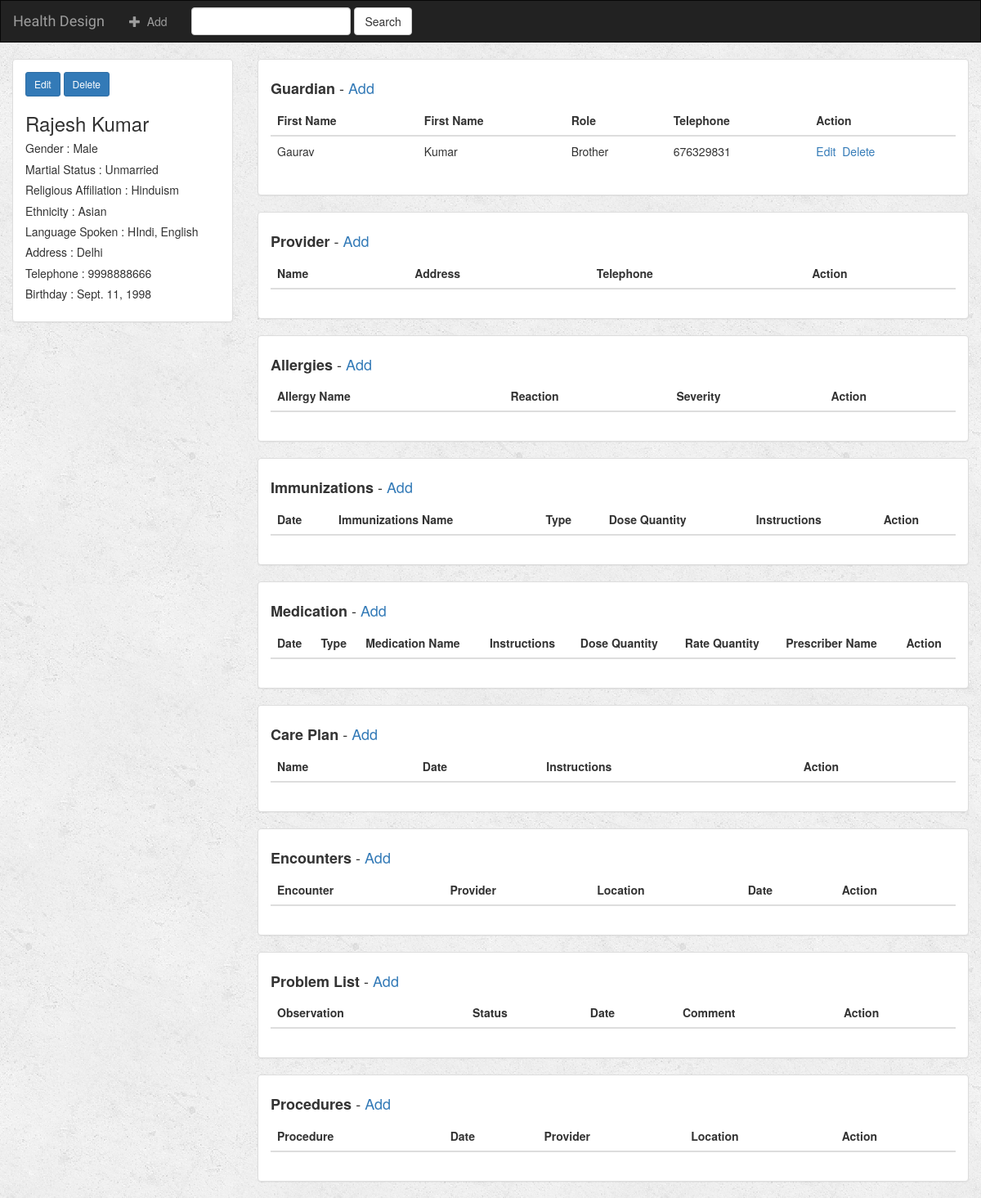
The app's page /HealthDesign/12/ with its own data.
### HealthDesign/models.py (models this page shows)
class Demographics(models.Model):
    first_name = models.CharField(max_length=30)
    last_name = models.CharField(max_length=30)
    gender = models.CharField(max_length=6)
    martial_status = models.CharField(max_length=10)
    religious_affiliation = models.CharField(max_length=10)
    ethnicity = models.CharField(max_length=30)
    language_spoken = models.CharField(max_length=50)
    address = models.CharField(max_length=100)
    telephone = models.CharField(max_length=20)
    birthday = models.DateField()

class Guardian(models.Model):
    demographics = models.ForeignKey(Demographics, on_delete=models.CASCADE)
    role = models.CharField(max_length=30)
    first_name = models.CharField(max_length=30)
    last_name = models.CharField(max_length=30)
    address = models.CharField(max_length=100)
    telephone = models.CharField(max_length=20)

### HealthDesign/views.py (the view)
# urls.py: url(r'^(?P<demographics_id>[0-9]+)/$', views.detail, name='detail'),
def detail(request, demographics_id):
    demographics = get_object_or_404(Demographics, pk=demographics_id)
    return render(request, 'HealthDesign/detail.html', {'demographics': demographics})

### HealthDesign/templates/HealthDesign/detail.html (shortened to what this page needs)
{% extends 'HealthDesign/base.html' %}
{% block body %}
<div class="container-fluid songs-container">
    <div class="row">
        <div class="col-sm-4 col-md-3">
            <div class="panel panel-default">
                <div class="panel-body">
                    <a href="{% url 'HealthDesign:demographics-update' demographics.id %}" class="btn btn-primary btn-sm" role="button">Edit</a>
                    <a href="{% url 'HealthDesign:demographics-delete' demographics.id %}" class="btn btn-primary btn-sm" role="button">Delete</a>
                    <h3>{{ demographics.first_name }} {{ demographics.last_name }}</h3>
                    <h5> Gender : {{ demographics.gender }}</h5>
                    <h5> Martial Status : {{ demographics.martial_status }}</h5>
                    <h5> Religious Affiliation : {{ demographics.religious_affiliation }}</h5>
                    <h5> Ethnicity : {{ demographics.ethnicity }}</h5>
                    <h5> Language Spoken : {{ demographics.language_spoken }}</h5>
                    <h5> Address : {{ demographics.address }}</h5>
                    <h5> Telephone : {{ demographics.telephone }}</h5>
                    <h5> Birthday : {{ demographics.birthday }}</h5>
                </div>
            </div>
        </div>
        <div class="col-sm-8 col-md-9">
            <div class="panel panel-default">
                <div class="panel-body">
                    <h4> <b>Guardian</b>  - <a href="{% url 'HealthDesign:guardian-add' demographics.id %}" >Add</a></h4>
                    <table class="table">
                        <thead>
                        <tr>
                            <th>First Name</th>
                            <th>First Name</th>
                            <th>Role</th>
                            <th>Telephone</th>
                            <th>Action</th>
                        </tr>
                        </thead>
                        <tbody>
                        {% for guardian in demographics.guardian_set.all %}
                            <tr>
                                <td>{{ guardian.first_name  }}</td>
                                <td>{{ guardian.last_name }}</td>
                                <td>{{ guardian.role }}</td>
                                <td>{{ guardian.telephone }}</td>
                                <td>
                                    <a href="{% url 'HealthDesign:guardian-update' demographics.id guardian.id %}">Edit</a>&nbsp
                                    <a href="{% url 'HealthDesign:guardian-delete' demographics.id guardian.id %}">Delete</a>
                                </td>
                            </tr>
                        {% endfor %}
                        </tbody>
                    </table>
                </div>
            </div>
            <div class="panel panel-default">
                <div class="panel-body">
                    <h4><b>Provider</b> - <a href="{% url 'HealthDesign:provider-add' demographics.id %}">Add</a></h4>
                    <table class="table">
                        <thead>
                        <tr>
                            <th>Name</th>
                            <th>Address</th>
                            <th>Telephone</th>
                            <th>Action</th>
                        </tr>
                        </thead>
                    </table>
                </div>
            </div>
            <div class="panel panel-default">
                <div class="panel-body">
                    <h4><b>Allergies</b> - <a href="{% url 'HealthDesign:allergies-add' demographics.id %}">Add</a></h4>
                    <table class="table">
                        <thead>
                        <tr>
                            <th>Allergy Name</th>
                            <th>Reaction</th>
                            <th>Severity</th>
                            <th>Action</th>
                        </tr>
                        </thead>
                    </table>
                </div>
            </div>
            <div class="panel panel-default">
                <div class="panel-body">
                    <h4> <b>Immunizations</b> - <a href="{% url 'HealthDesign:immunizations-add' demographics.id %}">Add</a></h4>
                    <table class="table">
                        <thead>
                        <tr>
                            <th>Date</th>
                            <th>Immunizations Name</th>
                            <th>Type</th>
                            <th>Dose Quantity</th>
                            <th>Instructions</th>
                            <th>Action</th>
                        </tr>
                        </thead>
                    </table>
                </div>
            </div>
            <div class="panel panel-default">
                <div class="panel-body">
                    <h4> <b>Medication</b> - <a href="{% url 'HealthDesign:medication-add' demographics.id %}">Add</a></h4>
                    <table class="table">
                        <thead>
                        <tr>
                            <th>Date</th>
                            <th>Type</th>
                            <th>Medication Name</th>
                            <th>Instructions</th>
                            <th>Dose Quantity</th>
                            <th>Rate Quantity</th>
                            <th>Prescriber Name</th>
                            <th>Action</th>
                        </tr>
                        </thead>
                    </table>
                </div>
            </div>
            <div class="panel panel-default">
                <div class="panel-body">
                    <h4><b>Care Plan</b> - <a href="{% url 'HealthDesign:careplan-add' demographics.id %}">Add</a></h4>
                    <table class="table">
                        <thead>
                        <tr>
                            <th>Name</th>
                            <th>Date</th>
                            <th>Instructions</th>
                            <th>Action</th>
                        </tr>
                        </thead>
                    </table>
                </div>
            </div>
            <div class="panel panel-default">
                <div class="panel-body">
                    <h4><b>Encounters</b> - <a href="{% url 'HealthDesign:encounters-add' demographics.id %}">Add</a></h4>
                    <table class="table">
                        <thead>
                        <tr>
                            <th>Encounter</th>
                            <th>Provider</th>
                            <th>Location</th>
                            <th>Date</th>
                            <th>Action</th>
                        </tr>
                        </thead>
                    </table>
                </div>
            </div>
            <div class="panel panel-default">
                <div class="panel-body">
                    <h4><b>Problem List</b> - <a href="{% url 'HealthDesign:problemlist-add' demographics.id %}">Add</a></h4>
                    <table class="table">
                        <thead>
                        <tr>
                            <th>Observation</th>
                            <th>Status</th>
                            <th>Date</th>
                            <th>Comment</th>
                            <th>Action</th>
                        </tr>
                        </thead>
                    </table>
                </div>
            </div>
            <div class="panel panel-default">
                <div class="panel-body">
                    <h4><b>Procedures</b> - <a href="{% url 'HealthDesign:procedures-add' demographics.id %}">Add</a></h4>
                    <table class="table">
                        <thead>
                        <tr>
                            <th>Procedure</th>
                            <th>Date</th>
                            <th>Provider</th>
                            <th>Location</th>
                            <th>Action</th>
                        </tr>
                        </thead>
                    </table>
                </div>
            </div>
        </div>
    </div>
</div>
{% endblock %}

### HealthDesign/static/HealthDesign/style.css (style rules this page uses)
body { background: white url("images/background.png"); }

### records on screen
Demographics: first_name "Rajesh", last_name "Kumar", gender "Male", martial_status "Unmarried", religious_affiliation "Hinduism", ethnicity "Asian", language_spoken "HIndi, English", address "Delhi", telephone "9998888666", birthday "Sept. 11, 1998"
Guardian: first_name "Gaurav", last_name "Kumar", role "Brother", telephone "676329831"
